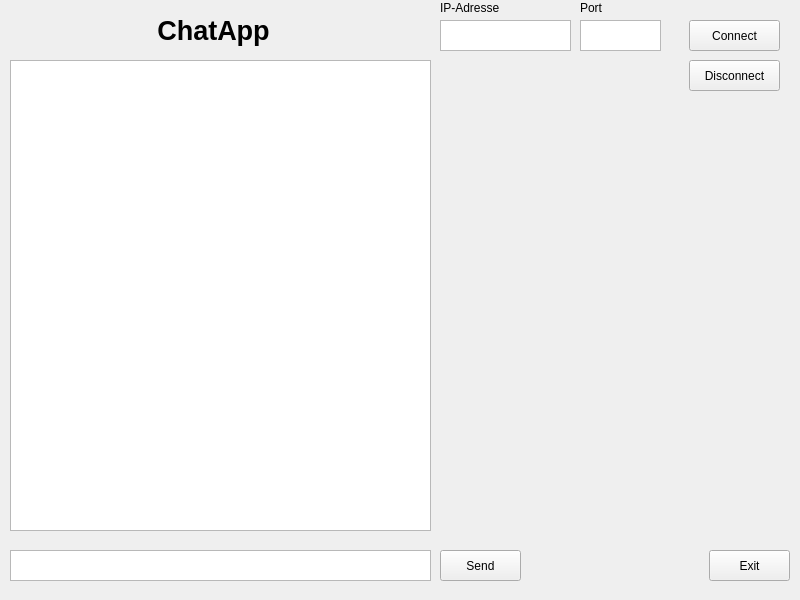
<?xml version="1.0" encoding="UTF-8"?>
<ui version="4.0">
 <class>Widget</class>
 <widget class="QWidget" name="Widget">
  <property name="geometry">
   <rect>
    <x>0</x>
    <y>0</y>
    <width>800</width>
    <height>600</height>
   </rect>
  </property>
  <property name="windowTitle">
   <string>Widget</string>
  </property>
  <widget class="QPushButton" name="PB_DisConnect">
   <property name="geometry">
    <rect>
     <x>689</x>
     <y>60</y>
     <width>91</width>
     <height>31</height>
    </rect>
   </property>
   <property name="text">
    <string>Disconnect</string>
   </property>
  </widget>
  <widget class="QPushButton" name="PB_Exit">
   <property name="geometry">
    <rect>
     <x>709</x>
     <y>550</y>
     <width>81</width>
     <height>31</height>
    </rect>
   </property>
   <property name="text">
    <string>Exit</string>
   </property>
  </widget>
  <widget class="QPushButton" name="PB_Connect">
   <property name="geometry">
    <rect>
     <x>689</x>
     <y>20</y>
     <width>91</width>
     <height>31</height>
    </rect>
   </property>
   <property name="text">
    <string>Connect</string>
   </property>
  </widget>
  <widget class="QPushButton" name="PB_Send">
   <property name="geometry">
    <rect>
     <x>440</x>
     <y>550</y>
     <width>81</width>
     <height>31</height>
    </rect>
   </property>
   <property name="text">
    <string>Send</string>
   </property>
  </widget>
  <widget class="QLabel" name="label">
   <property name="geometry">
    <rect>
     <x>8</x>
     <y>10</y>
     <width>411</width>
     <height>41</height>
    </rect>
   </property>
   <property name="font">
    <font>
     <pointsize>20</pointsize>
     <bold>true</bold>
    </font>
   </property>
   <property name="text">
    <string>ChatApp</string>
   </property>
   <property name="alignment">
    <set>Qt::AlignCenter</set>
   </property>
  </widget>
  <widget class="QTextBrowser" name="TB_Chat">
   <property name="geometry">
    <rect>
     <x>10</x>
     <y>60</y>
     <width>421</width>
     <height>471</height>
    </rect>
   </property>
  </widget>
  <widget class="QPlainTextEdit" name="TE_Send">
   <property name="geometry">
    <rect>
     <x>10</x>
     <y>550</y>
     <width>421</width>
     <height>31</height>
    </rect>
   </property>
  </widget>
  <widget class="QPlainTextEdit" name="TE_IP">
   <property name="geometry">
    <rect>
     <x>440</x>
     <y>20</y>
     <width>131</width>
     <height>31</height>
    </rect>
   </property>
  </widget>
  <widget class="QPlainTextEdit" name="TE_Port">
   <property name="geometry">
    <rect>
     <x>580</x>
     <y>20</y>
     <width>81</width>
     <height>31</height>
    </rect>
   </property>
  </widget>
  <widget class="QLabel" name="label_2">
   <property name="geometry">
    <rect>
     <x>440</x>
     <y>0</y>
     <width>131</width>
     <height>16</height>
    </rect>
   </property>
   <property name="text">
    <string>IP-Adresse</string>
   </property>
  </widget>
  <widget class="QLabel" name="label_3">
   <property name="geometry">
    <rect>
     <x>580</x>
     <y>0</y>
     <width>91</width>
     <height>16</height>
    </rect>
   </property>
   <property name="text">
    <string>Port</string>
   </property>
  </widget>
 </widget>
 <resources/>
 <connections/>
</ui>
